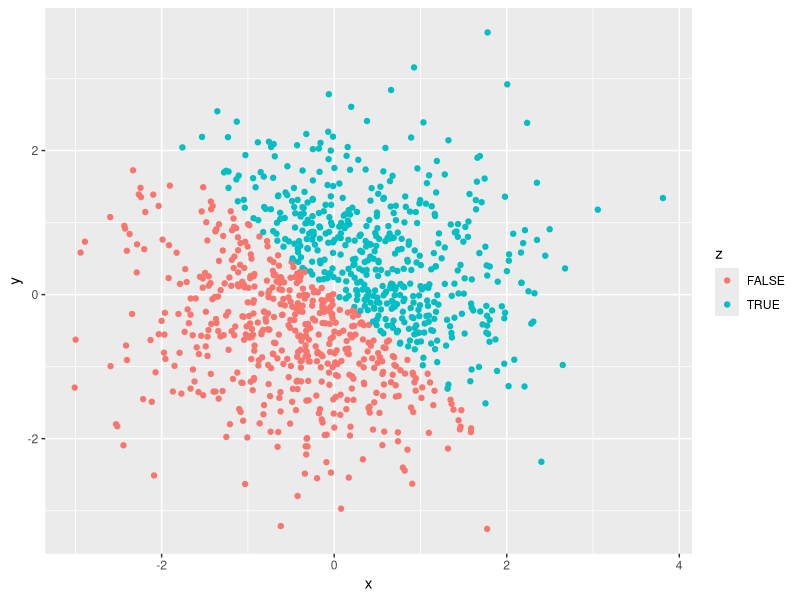
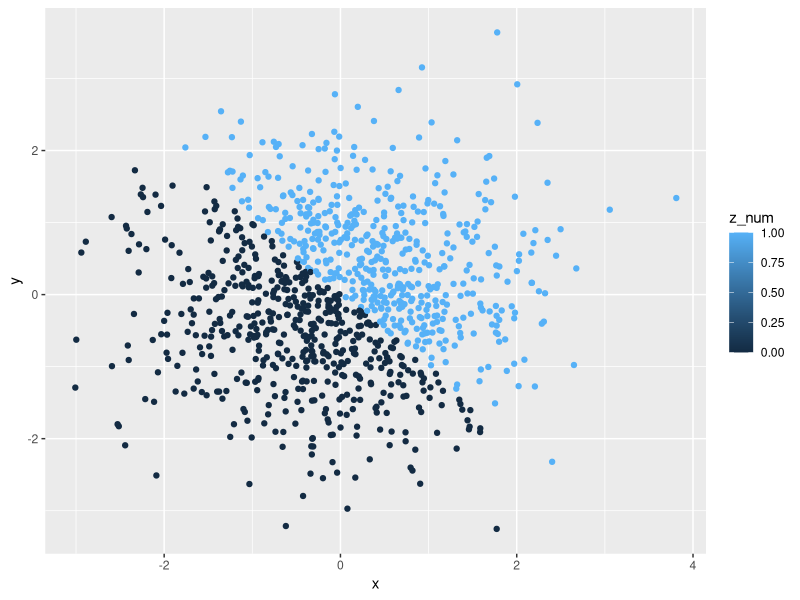
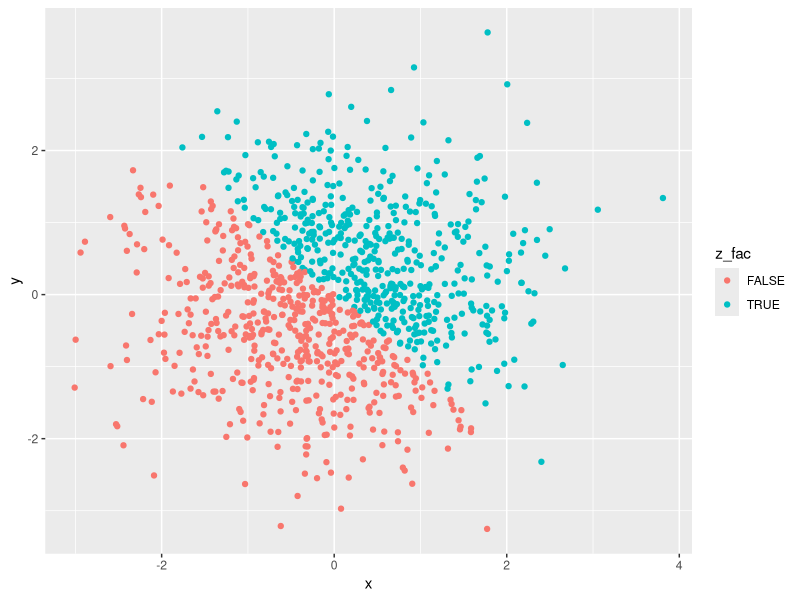

Here is the R script that generated these plots, in order:
## ---- chunk 1
knitr::opts_chunk$set(echo = TRUE)
library(tidyverse)
## ---- chunk 2
set.seed(1)
Problem1_df = tibble(
  x = runif(10, 0, 5),
  vec_logical = (x > 2),
  vec_char = c("Carbon", "Hydrogen", "Nitrogen", "Helium", "Phosphorus", "Iodine", "Cesium", "Aluminum", "Oxygen", "Radium"),
  vec_factor = factor(c("Nonmetal", "Nonmetal", "Nonmetal", "Noble Gas", "Nonmetal", "Halogen", "Alkali Metal", "Post-transition metal", "Nonmetal", "Alkaline Earth Metal"))
) 
mean(Problem1_df$x) #this works
mean(Problem1_df$vec_logical) #this also works
mean(Problem1_df$vec_char) #this doesn't work - got 'NA' output because it's a character variable, not a numeric one
mean(Problem1_df$vec_factor) #same thing here

as.numeric(Problem1_df$vec_logical) #spits out 1s and 0s for true and false
as.numeric(Problem1_df$vec_char) #10 "NA"s
as.numeric(Problem1_df$vec_factor) #assigned categories 1-6 to each label in alphabetical order

as.factor(Problem1_df$vec_char)
as.numeric(as.factor(Problem1_df$vec_char))
as.character(Problem1_df$vec_factor)
as.numeric(as.character(Problem1_df$vec_factor)) #output gives NAs because it's a character vector
## ---- chunk 3
set.seed(1)
Problem2_df = tibble(
  x = rnorm(1000),
  y = rnorm(1000),
  z = (x + y > 0),
z_num = as.numeric(z), #outputs 1s and 0s as True and False
z_fac = as.factor(z) #outputs the True and False as characters
)
## ---- chunk 4
ggplot(Problem2_df, aes(x=x, y=y, colour=z)) + geom_point() #pink and teal dots
ggplot(Problem2_df, aes(x=x, y=y, colour=z_num)) + geom_point() #blue color scale
ggplot(Problem2_df, aes(x=x, y=y, colour=z_fac)) + geom_point() #same as first plot
